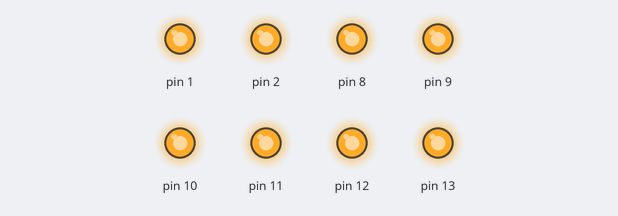
Bench run of a sketch on a simulated Arduino Uno, built with avr-gcc and run on an emulated ATmega328P. Parts: output pins drawn as LEDs (lit = HIGH).

Above: at 0.05 s.
At 2.2 s:
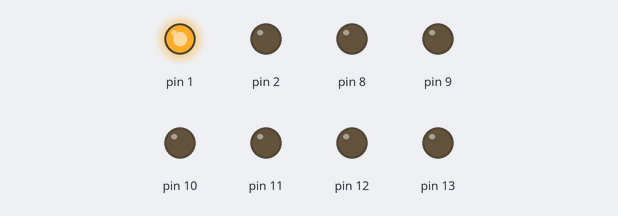
At 5.35 s:
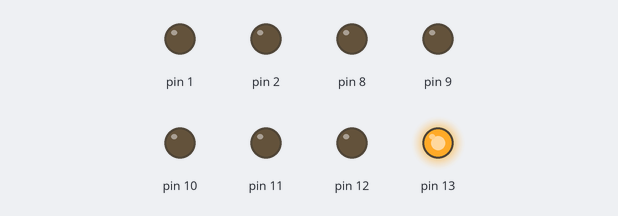
At 8.7 s:
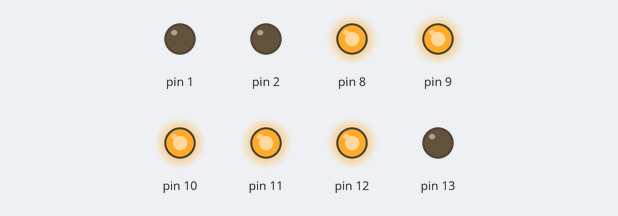
At 12.8 s:
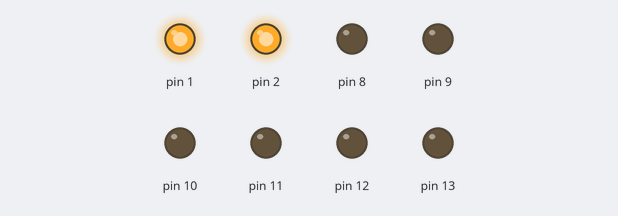
At 23.1 s:
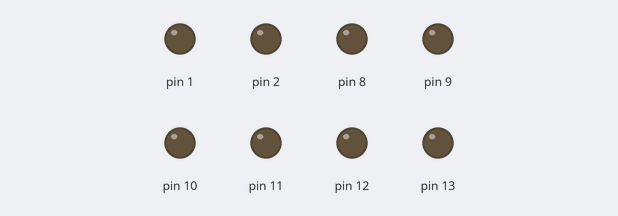
Timing chart, 0 to 24.1 s (numbered marks = the images above):
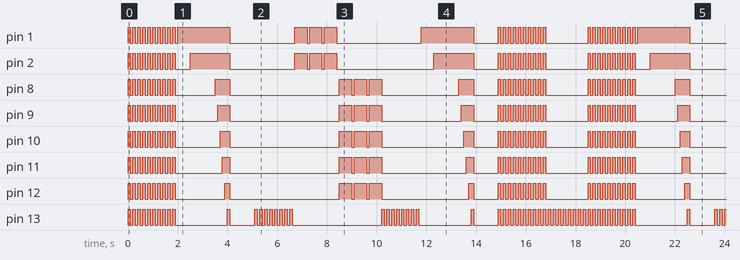

The sketch:

ArbolDeNavidad__1_.ino
```cpp
/*
   Arbol De Navidad with Hershey's Kiss Commerial Jingle
   by Paola Diaz and Jennifer Vazquez

*/


// the setup function runs once when you press reset or power the board
void setup() {
  //RED LEDS
  pinMode(1, OUTPUT);
  pinMode(2, OUTPUT);

  //GREEN LEDS
  pinMode(8, OUTPUT);
  pinMode(9, OUTPUT);
  pinMode(10, OUTPUT);
  pinMode(11, OUTPUT);
  pinMode(12, OUTPUT);

  //YELLOW LED
  pinMode(13, OUTPUT);

}

// the loop function runs over and over again forever
void loop() {


  blinkTree();
  rowByRow();
  yellowBlinkFast();
  allRedsOns();
  delay(100);
  allRedsOns();
  delay(100);
  allRedsOns();
  delay(100);
  allGreensOn();
  delay(100);
  allGreensOn();
  delay(100);
  allGreensOn();
  yellowBlinkFast();
  rowByRow();
  blinkTree();
  yellowBlinkFast();
}

void allRedsOns() {
  digitalWrite(1, HIGH);
  digitalWrite(2, HIGH);
  delay(500);
  digitalWrite(1, LOW);
  digitalWrite(2, LOW);

}

void allGreensOn() {
  for (int i = 3; i < 13; i++) {
    digitalWrite(i, HIGH);
  }
  delay(500);
  for (int index = 3; index < 13; index++) {
    digitalWrite(index, LOW);
  }
}

void yellowBlinkFast() {
  for (int i = 0; i < 15; i++) {
    digitalWrite(13, HIGH);
    delay(100);
    digitalWrite(13, LOW);
    delay(100);
    i++;
  }
}
void rowByRow() {

  for (int index = 1; index < 3; index++) {
    digitalWrite(index, HIGH);
    delay(500);
  }
  for (int index = 3; index < 14; index++) {
    digitalWrite(index, HIGH);
    delay(100);
  }
  for (int index = 1; index < 14; index++) {
    digitalWrite(index, LOW);
  }
  delay(1000);

}
void blinkYellowWithTree() {
  for (int index = 1; index < 3; index++) {
    digitalWrite(index, HIGH);
    delay(500);
  }
  for (int index = 3; index < 14; index++) {
    digitalWrite(index, HIGH);
    delay(100);
  }

}


void blinkTree() {
  struct lightColor {
    int arrayRed[2] = {1, 2}; ;
    int arrayGreen[5] = { 8, 9, 10, 11, 12};
    int arrayYellow[1] = {13};
  };
  //WARNING: THIS PROGRAM CONTAINS FAST FLASHING LIGHTS, MAY CAUSE DISCOMFORT
  //AND TRIGGER EPILEPSY. VIEWER DISCRETION IS ADVISED.
  struct lightColor color;
  union color {
    char colorName;
    int colorTotal;
  };
  int count = 0;
  while (count != 10) {
    union color value = {'R'};
    if (value.colorName == 'R') {
      for (int x = 0; x < 2; x++) {
        digitalWrite(color.arrayRed[x], HIGH);
      }
    }
    value.colorName = 'G';
    if (value.colorName == 'G') {
      for (int y = 0; y < 5; y++) {
        digitalWrite(color.arrayGreen[y], HIGH);
      }
    }
    value.colorName = 'Y';
    if (value.colorName == 'Y') {
      digitalWrite(color.arrayYellow[0], HIGH);
    }
    delay(100);
    digitalWrite(color.arrayYellow[0], LOW);
    for (int z = 0; z < 2; z++) {
      digitalWrite(color.arrayRed[z], LOW);
    }
    for (int pp = 0; pp < 5; pp++) {
      digitalWrite(color.arrayGreen[pp], LOW);
    }
    count++;
    delay(100);
  }
  count = 0;

}
```

Measured:
- by itself, pin 1, pin 2, pin 8–13: moves between LOW and HIGH, repeating every 18.5 s
- by itself, everything shown: repeats every 18.5 s, in 117 steps
